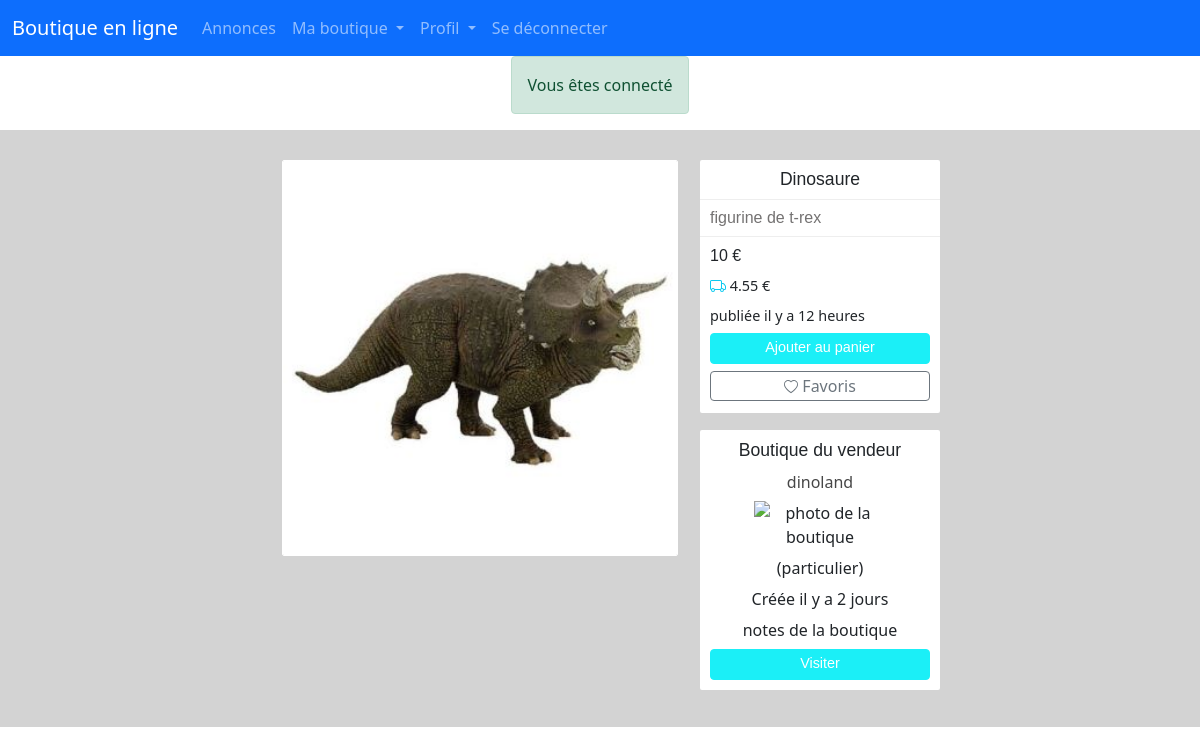
Page /annonceVoir/boutiquePar/15/62 (signed in) on the committed database.
### tables this page shows
CREATE TABLE IF NOT EXISTS `photo_annonce` (
  `id` int(11) NOT NULL AUTO_INCREMENT,
  `photo` varchar(100) NOT NULL,
  `annonce_id` int(11) NOT NULL,
  PRIMARY KEY (`id`),
  KEY `annonce_id` (`annonce_id`),
  KEY `annonce_id_2` (`annonce_id`)
);

CREATE TABLE IF NOT EXISTS `annonce` (
  `id` int(11) NOT NULL AUTO_INCREMENT,
  `titre` varchar(255) NOT NULL,
  `description` longtext NOT NULL,
  `poids` float NOT NULL,
  `prix` int(11) NOT NULL,
  `stock` int(11) DEFAULT NULL,
  `create_at` datetime NOT NULL DEFAULT CURRENT_TIMESTAMP,
  `categorie_id` int(11) NOT NULL,
  `user_id` int(11) DEFAULT NULL,
  `boutique_pro_id` int(11) DEFAULT NULL,
  `boutique_particulier_id` int(11) DEFAULT NULL,
  PRIMARY KEY (`id`),
  KEY `users_id` (`user_id`),
  KEY `boutiques_pro_id` (`boutique_pro_id`,`boutique_particulier_id`),
  KEY `user_id` (`user_id`,`boutique_pro_id`,`boutique_particulier_id`),
  KEY `annonce_ibfk_1` (`boutique_particulier_id`),
  KEY `categorie_id` (`categorie_id`)
);

CREATE TABLE IF NOT EXISTS `livraison` (
  `id` int(11) NOT NULL AUTO_INCREMENT,
  `poids_min` float NOT NULL,
  `poids_max` float NOT NULL,
  `prix` float NOT NULL,
  PRIMARY KEY (`id`)
);

CREATE TABLE IF NOT EXISTS `boutique_particulier` (
  `id` int(11) NOT NULL AUTO_INCREMENT,
  `nom_boutique` varchar(100) NOT NULL,
  `create_at` datetime NOT NULL DEFAULT CURRENT_TIMESTAMP,
  `droit_id` int(11) NOT NULL,
  `user_id` int(11) DEFAULT NULL,
  PRIMARY KEY (`id`),
  KEY `users_id` (`user_id`),
  KEY `droit_id` (`droit_id`)
);

### Controllers/Controller.php (called while the page is built, shortened)
<?php
abstract class Controller
{
    public function render(string $fichier, array $donnees = [], string $template = 'default')
    {
        extract($donnees);
        require_once ROOT.'/views/'.$fichier.'.php';
    }
}

### index.php (called while the page is built, shortened)
<?php
$app = new Main();
$app->start();

### Models/PhotoAnnonceModel.php (called while the page is built, shortened)
<?php
class PhotoAnnonceModel extends Model
{
    public function __construct()
    {
        $this->table = 'photo_annonce';
    }
    public function findPhotoByAnnonceId($annonce_id)
    {
        return $this->requete("SELECT * FROM $this->table WHERE annonce_id = $annonce_id")->fetch();
    }
}

### Core/Db.php (called while the page is built, shortened)
<?php
class Db extends PDO
{
    private static $instance;
    private function __construct()
    {
        $_dsn = 'mysql:dbname='. self::DBNAME . ';host=' . self::DBHOST;
    }
    public static function getInstance():self
    {
        if(self::$instance === null){
            self::$instance = new self();
        }
        return self::$instance;
    }
}

### Models/Model.php (called while the page is built, shortened)
<?php
class Model extends Db
{
    protected $table;
    public function find(int $id)
    {
        return $this->requete("SELECT * FROM $this->table WHERE id = $id")->fetch();
    }
    public function requete(string $sql, array $attributs = null)
    {
        $this->db = Db::getInstance();
        if ($attributs !== null) {
            $query = $this->db->prepare($sql);
            $query->execute($attributs);
            return $query;
        } else {
            return $this->db->query($sql);
        }
    }
}

### Models/AnnonceModel.php (called while the page is built, shortened)
<?php
class AnnonceModel extends Model
{
    public function __construct()
    {
        $this->table = 'annonce';
    }
}

### Models/LivraisonModel.php (called while the page is built, shortened)
<?php
class LivraisonModel extends Model
{
    public function __construct()
    {
        $this->table = 'livraison';
    }
    public function prixLivraison($poids)
    {
        return $this->requete("SELECT * FROM $this->table WHERE  poids_max >= $poids ORDER BY poids_max  ")->fetch();
    }
}

### functions/depuis.php (called while the page is built, shortened)
<?php
 function depuis($date)
    {
        $origin = new DateTime(date("Y-m-d H:i:s"));
        $target = new DateTime($date);
        $interval = $origin->diff($target);
        if ((int) floor($interval->y) === 0) {
            if ((int) floor($interval->m) === 0) {
                if ((int) floor($interval->d) === 0) {
                    if ((int) floor($interval->h) === 0) {
                        if ((int) floor($interval->i) === 0) {
                            if ((int) floor($interval->s) === 0) {
                                return 'maintenant';
                            }
                            elseif ($interval->s === 1) {
                                return '1 seconde';
                            }
                            else {
                                return $interval->s. ' secondes';
                            }
                        }
                        elseif ($interval->i === 1) {
                            return '1 minute';
                        }
                        else {
                            return $interval->i. ' minutes';
                        }
                    }
                    elseif ($interval->h === 1) {
                        return '1 heure';
                    }
                    else {
                        return $interval->h. ' heures';
                    }
                }
                elseif ($interval->d === 1) {
                    return '1 jour';
                }
                else {
                    return $interval->d. ' jours';
                }
            }
            elseif ($interval->m === 1) {
                return '1 mois';
            }
            else {
                return $interval->m. ' mois';
            }
        }
        elseif ($interval->y === 1) {
            return '1 jour';
        }
        else {
            return $interval->y. ' années';
        }
    }

### Models/BoutiqueParticulierModel.php (called while the page is built, shortened)
<?php
class BoutiqueParticulierModel extends Model
{
    public function __construct()
    {
        $this->table = 'boutique_particulier';
    }
    public function findBoutiqueById($id)
    {
        return $this->requete("SELECT * FROM $this->table WHERE id = ?", [$id])->fetch();
    }
}

### Models/PhotoAvatarModel.php (called while the page is built, shortened)
<?php
class PhotoAvatarModel extends Model
{
    public function __construct()
    {
    $this->table = 'photo_avatar';
    }
    public function findPhotoBoutiquePar(int $boutique_particulier_id)
    {
        return $this->requete("SELECT * FROM $this->table WHERE boutique_particulier_id = ?", [$boutique_particulier_id])->fetch();
    }
}

### Views/annonce_voir/boutique_par.php (the view, shortened to what this page needs)
<?php
if (isset($_SESSION['success'])) {
    echo '<div class="alert alert-success text-center" role="alert">' . $_SESSION['success'] . '</div>';
}
require 'functions/depuis.php';
?>
<section class="boutique_par_container">
    <section class="boutique_par">
        <section class="photo_container">
            <img src="../../../public/img/annonce/<?= $photo->photo ?>" alt="photo de l'annonce">
        </section>
        <section class="description_container">
            <section class="description_boutique_par">
                <div class="titre"><?= $annonce->titre ?></div>
                <div class="description"><?= $annonce->description ?></div>
                <div class="prix"><?= $annonce->prix ?> €</div>
                <div class="livraison">
                    <?= $livraison->prix ?> €
                </div>
                <div class="date_annonce">publiée il y a <?= depuis($annonce->create_at) ?></div>
                <div class="ajouter_panier"><a class="btn btn-info text_white col-12" href="">Ajouter au panier</a></div>
                <div class="favoris"><a class="btn btn-light col-12" href="">
                        Favoris
                    </a>
                </div>
            </section>
            <section class="boutique_boutique_par">
                <div class="boutique">Boutique du vendeur</div>
                <div class="boutique_nom"><?= $boutique->nom_boutique ?></div>
                <div class="boutique_image"><img src="../../../public/img/boutique_par/<?= $photo_boutique->photo ?>" alt="photo de la boutique"></div>
                <div class="type">(particulier)</div>
                <div class="boutique_date">Créée il y a <?= depuis($boutique->create_at) ?></div>
                <div class="note">notes de la boutique</div>
                <div class="voir_boutique"><a class="btn btn-primary col-12" href="<?= ACCUEIL ?>boutiqueaccueil/accueilpar">Visiter</a></div>
            </section>
        </section>
    </section>
</section>

### public/css/style.css (style rules this page uses)
*, a { box-sizing: border-box; margin: 0; text-decoration: none; }
.boutique_par_container { width: 100%; background-color: lightgray; display: flex; justify-content: center; }
.boutique_par { display: flex; justify-content: center; align-items: flex-start; min-width: 90%; flex-wrap: wrap; margin: 30px 0; min-width: 800px; max-width: 1000px; }
.photo_container { display: flex; justify-content: center; width: 55%; }
.photo_container img { width: 90%; border-radius: 2px; border: 1px solid white; }
.description_container { width: 30%; padding-top: 0px; }
.description_container div { padding: 0 10px; margin: 7px 0; }
.description_container .titre { text-align: center; font-size: 1.1em; font-family: Verdana, Geneva, Tahoma, sans-serif; margin-top: 0; padding-top: 6px; }
.description_container .description { border-top: 1px solid rgb(238, 238, 238); border-bottom: 1px solid rgb(238, 238, 238); padding: 6px 10px; font-family: Arial, Helvetica, sans-serif; color: rgb(116, 114, 114); }
.description_container .livraison { font-size: 0.9em; }
.description_container .prix { font-family: 'Trebuchet MS', 'Lucida Sans Unicode', 'Lucida Grande', 'Lucida Sans', Arial, sans-serif; }
.description_container .date_annonce { font-size: 0.9em; }
.ajouter_panier a { color: white; padding: 3px 3px 4px 3px; background-color: rgb(27, 239, 247); border: 1px solid rgb(27, 239, 247); font-family: Verdana, Geneva, Tahoma, sans-serif; font-size: 0.9em; }
.favoris a { color: #6c757d; background-color: white; padding: 2px 4px; border: 1px solid #6c757d; margin-bottom: 12px; }
.description_boutique_par { background-color: white; margin-bottom: 17px; border-radius: 2px; }
.boutique_boutique_par { background-color: white; border-radius: 2px; text-align: center; }
.boutique_boutique_par img { width: 60%; }
.boutique_boutique_par .boutique { padding-top: 7px; font-size: 1.1em; font-family: Verdana, Geneva, Tahoma, sans-serif; }
.boutique_boutique_par .boutique_nom { color: rgb(71, 71, 71); }
.boutique_boutique_par .boutique_image { display: flex; justify-content: center; }
.boutique_boutique_par .voir_boutique a { color: white; padding: 3px 3px 4px 3px; background-color: rgb(27, 239, 247); border: 1px solid rgb(27, 239, 247); font-family: Verdana, Geneva, Tahoma, sans-serif; font-size: 0.9em; margin-bottom: 10px; }

### rows in the picture
photo_annonce: photo (picture)
annonce: titre "Dinosaure", description "figurine de t-rex", prix "10", create_at "12 heures"
livraison: prix "4.55"
boutique_particulier: nom_boutique "dinoland", create_at "2 jours"

### other values in the picture
$_SESSION['success'] "Vous êtes connecté"
